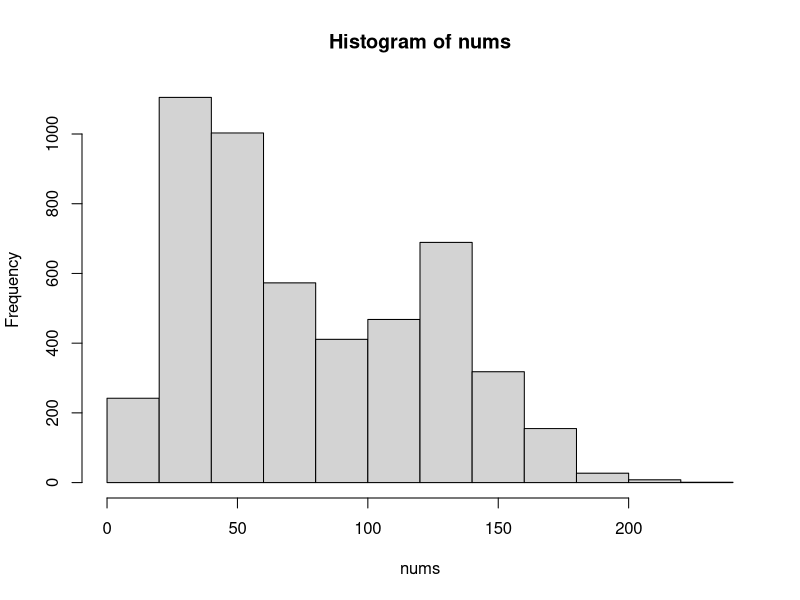

Here is the R script that generated this plot:
collatz <- function(input, step = 0, stop = FALSE){
  while(stop == FALSE)
  {
    if(input == 1){
      stop == TRUE
      return(step)
    }else{
      if(input%%2 == 0){
        place <- input/2
      }else{
        place <- 3 * input + 1
      }
      step <- step + 1
      input <- place
    }
  }
}

nums<-sapply(1:5000, Vectorize(collatz))
hist(nums)

help(sapply)
help(Vectorize)
help(hist)


collatz(input = 97)
